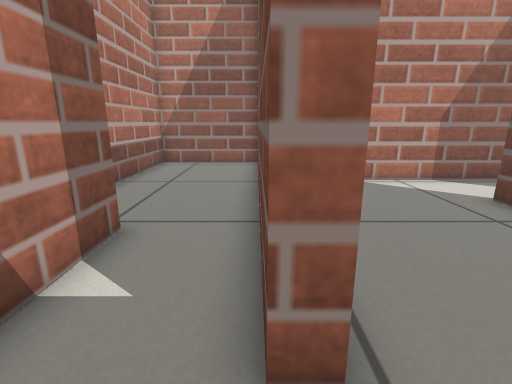
[1] (above)

18 first-person views from a walk through a robot-simulator world made for Gazebo. The camera is 0.5 m above the floor, tilts 14° down and sees 85° across. The floor is counted in squares, 0.25 m on a side. Each view is taken from the middle of a square. On the plan, view 1 faces up. The plan holds only what a view shows up to about 16 squares ahead; the rest is blank.

[2]
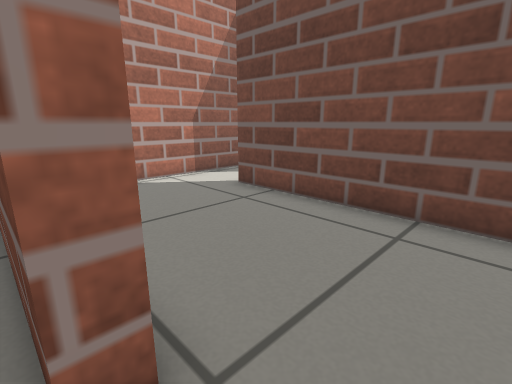

[3]
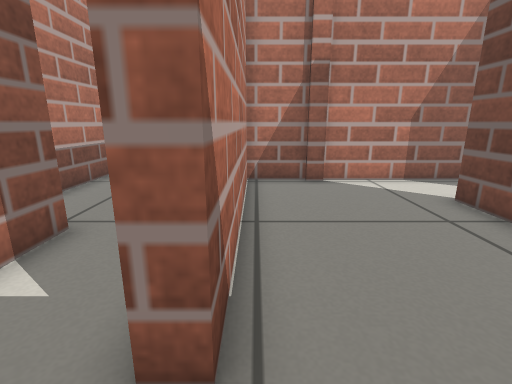

[4]
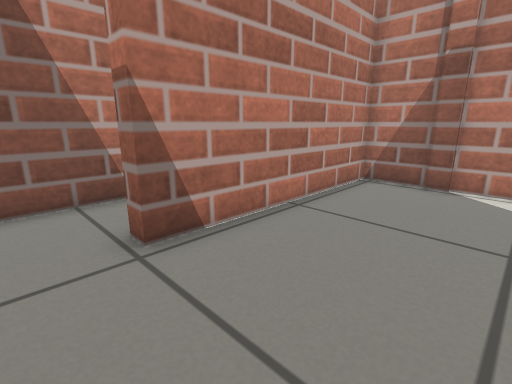

[5]
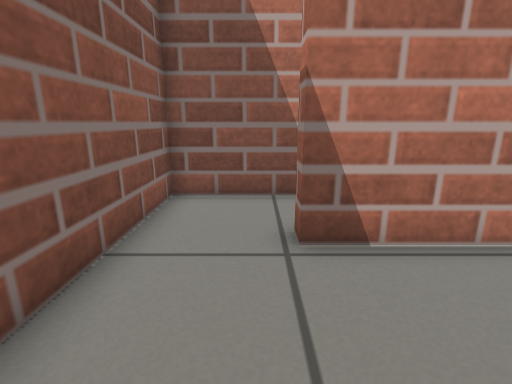

[6]
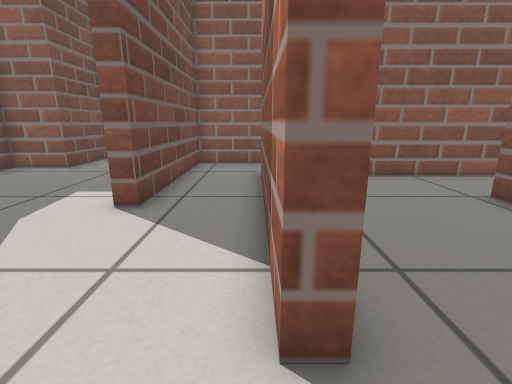

[7]
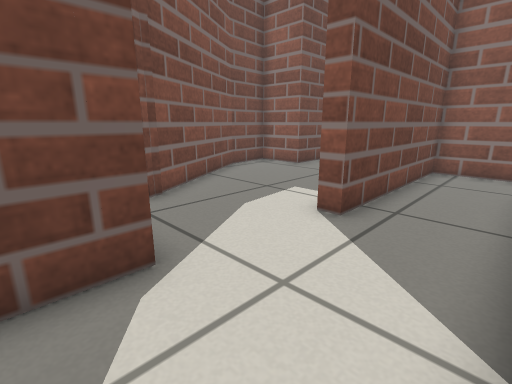

[8]
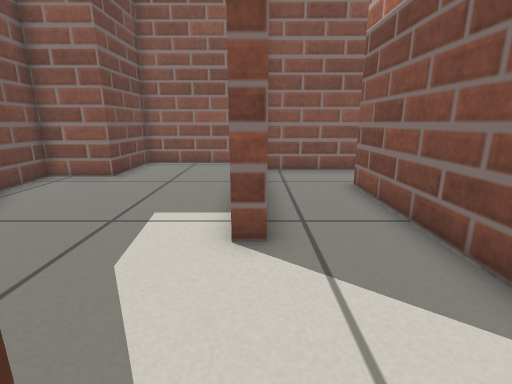

[9]
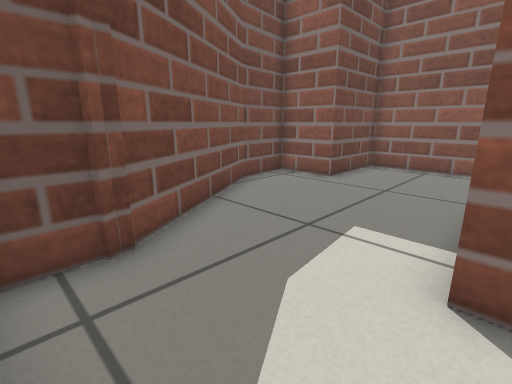

[10]
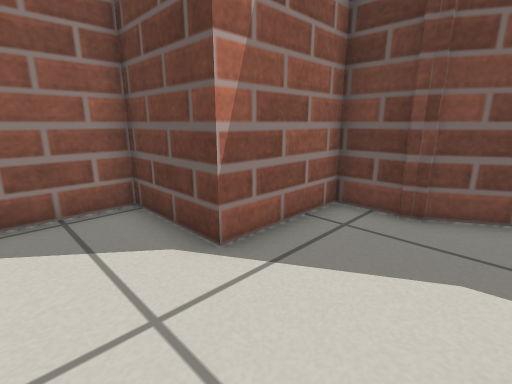

[11]
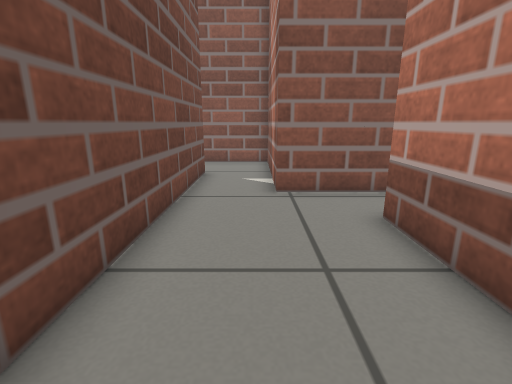

[12]
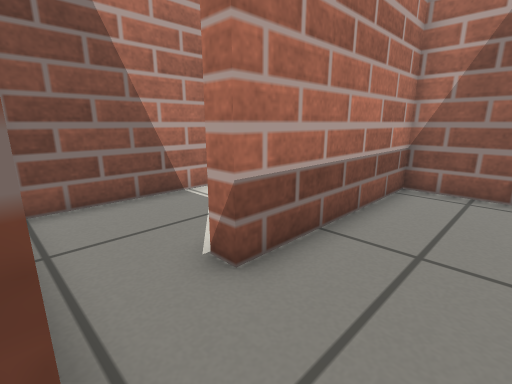

[13]
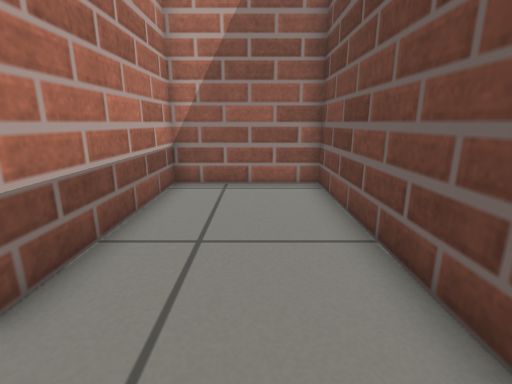

[14]
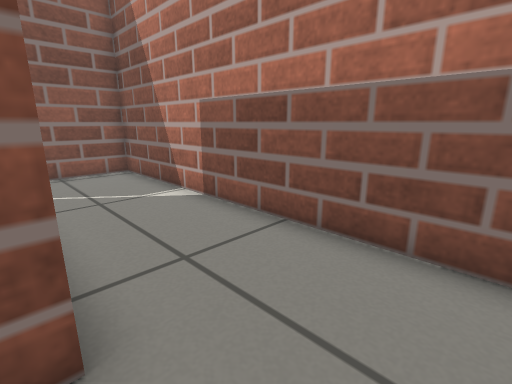

[15]
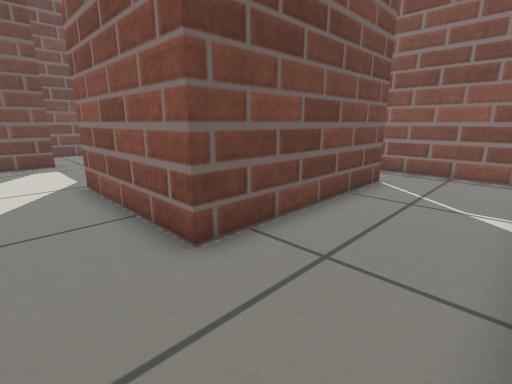

[16]
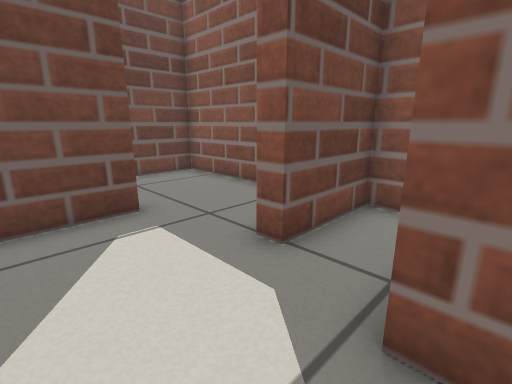

[17]
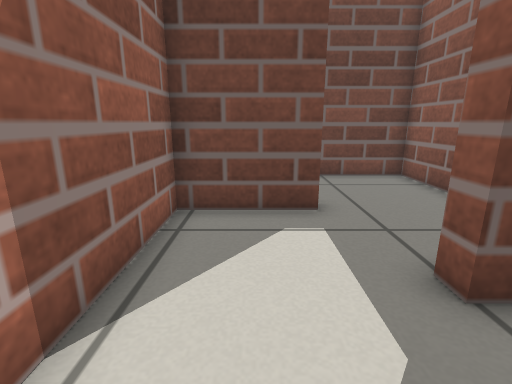

[18]
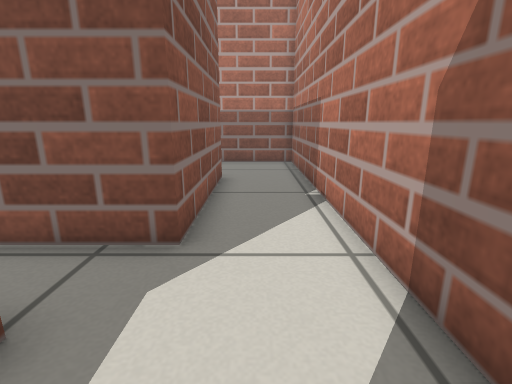

### Floor plan
Ten units are one square. View 1 is at (0, 0); x grows to the right and y downward. Boxes are objects, and circles mark ways between rooms. Rooms are numbered by the first view taken in them; rooms with no view inside come last. Other rooms are left out.
<svg viewBox="-99 -183 282 258">
<path fill="none" stroke="#000" d="M-45 -50 -26 -50 -26 14 14 14M7 -17 1 -17 1 -141 -47 -141 -47 -73M34 -96 28 -96M29 -98 7 -98 7 -17M54 -98 32 -98M62 0 62 -70M14 14 29 14M106 -64 106 -98 54 -98M62 -70 68 -70M57 48 98 48 98 -26 105 -26M112 70 154 70 154 34 178 34 175 9 142 -49M143 -44 143 -64 106 -64M68 -70 68 20M-47 -73 -53 -73 -53 -147 7 -147M25 -178 -94 -178 -94 -50 -45 -50M62 -145 62 -178 25 -178M28 -136 34 -136M65 -104 75 -104M75 -104 106 -104 106 -139M7 -147 7 -117M19 -104 28 -104 28 -136"/>
<circle cx="5" cy="-5" r="3" fill="#2a7"/>
<circle cx="-50" cy="-65" r="3" fill="#2a7"/>
<circle cx="65" cy="-85" r="3" fill="#2a7"/>
<circle cx="90" cy="-70" r="3" fill="#2a7"/>
<circle cx="33" cy="-153" r="3" fill="#2a7"/>
<circle cx="65" cy="-125" r="3" fill="#2a7"/>
<text x="-20" y="-70">1</text>
<text x="30" y="-50">2</text>
<text x="80" y="-80">3</text>
<text x="90" y="10">4</text>
<text x="-60" y="-130">5</text>
<text x="40" y="-160">6</text>
<text x="50" y="-130">7</text>
<text x="90" y="-130">8</text>
<text x="20" y="-130">9</text>
</svg>
Room 1 opens to room 2. Room 1 opens to room 5. Room 2 opens to room 3. Room 3 opens to room 4. Room 5 opens to room 6. Room 7 opens to room 8.

Where each view was taken, in squares from view 1:
view 1: 0 up, 0 right, facing up
view 2: 0 up, 0 right, facing up-right
view 3: 0 up, 1 right, facing up
view 4: 0 up, 5 right, facing up-left
view 5: 1 up, 5 right, facing left
view 6: 9 up, 7 right, facing down
view 7: 8 up, 7 right, facing down-right
view 8: 7 up, 10 right, facing down
view 9: 6 up, 10 right, facing down-right
view 10: 3 up, 8 right, facing up-right
view 11: 13 up, 2 left, facing down
view 12: 5 up, 2 left, facing up-left
view 13: 5 up, 2 left, facing up
view 14: 17 up, 5 left, facing down-left
view 15: 17 up, 9 left, facing down-right
view 16: 17 up, 0 right, facing down-right
view 17: 16 up, 0 right, facing right
view 18: 16 up, 5 right, facing left
